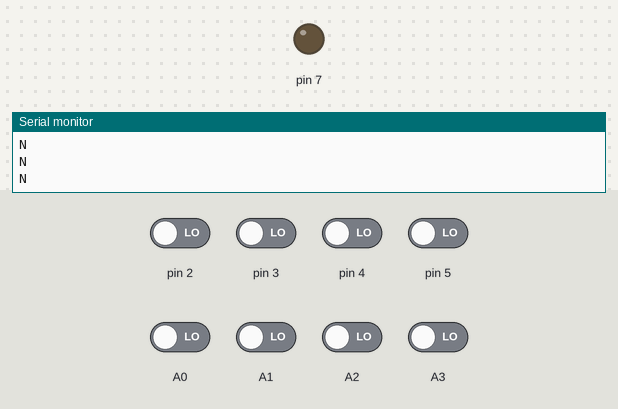
This sketch was run on a simulated Arduino Uno, built with avr-gcc and run on an emulated ATmega328P. Shown: output pins drawn as LEDs (lit = HIGH), the last lines printed to the serial monitor. Inputs (shaded band) come from the test bench; at power-on: A0–3, pin 2–5 LOW. No radio packets arrive unless stated.

Above: at 1.2 s.
1.3 s: pin 2 driven HIGH
At 1.9 s:
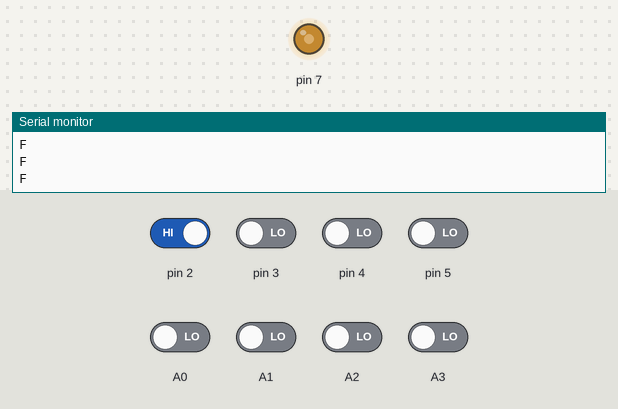
4.3 s: pin 3 driven HIGH
7.3 s: pin 4 driven HIGH
10.3 s: pin 5 driven HIGH
13.3 s: A0 driven HIGH
Timing chart, 0 to 17.3 s (numbered marks = the images above; inputs shaded):
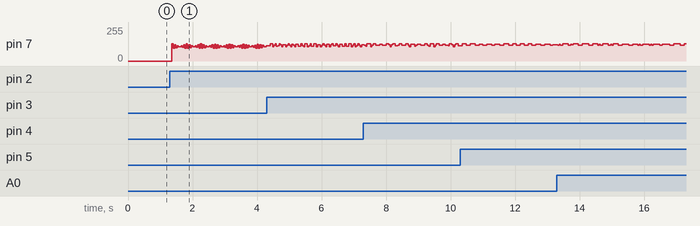

The sketch:

Controllar_Send.ino
```cpp
//============= Send==============
#include <SPI.h>
#include <nRF24L01.h>
#include <RF24.h>
RF24 radio(8, 9); // CE, CSN
const byte address[6] = "00001";
void setup() {
  Serial.begin(9600);
  radio.begin();
  radio.openWritingPipe(address);
  radio.setPALevel(RF24_PA_MIN);
  radio.stopListening();
  pinMode(2, INPUT);
  pinMode(3, INPUT);
  pinMode(4, INPUT);
  pinMode(5, INPUT);
  pinMode(7, OUTPUT);
//  pinMode(6, INPUT);
  pinMode(A1, INPUT);
  pinMode(A0, INPUT);
  pinMode(A2, INPUT);
  pinMode(A3, INPUT);
//  Serial.println("OK");
Led();
}
void Led() {
  for (int i = 0; i < 1; i++) {
    digitalWrite(7, 1);
    delay(5);
    digitalWrite(7, 0);
    delay(5);
  }
}
char text = 'N';
uint8_t n=0;
void loop() {

  if (digitalRead(2) > 0) {
    text = 'F';
    Led();
  }
  if (digitalRead(3) > 0) {
    text = 'R';
    Led();
  }
  if (digitalRead(4) > 0) {
    text = 'B';
    Led();
  }
  if (digitalRead(5) > 0) {
    text = 'L';
    Led();
  }
  if (digitalRead(A0) > 0) {
    text = '1';
    Led();
  }
  if (digitalRead(A1) > 0) {
    text = '2';
    Led();
  }
  if (digitalRead(A2) > 0) {
    text = '3';
    Led();
  }
  if (digitalRead(A3) > 0) {
    text = '4';
    Led();
  }
  Serial.println(text);
  radio.write(&text, sizeof(text));
  text = 'N';
}
```
